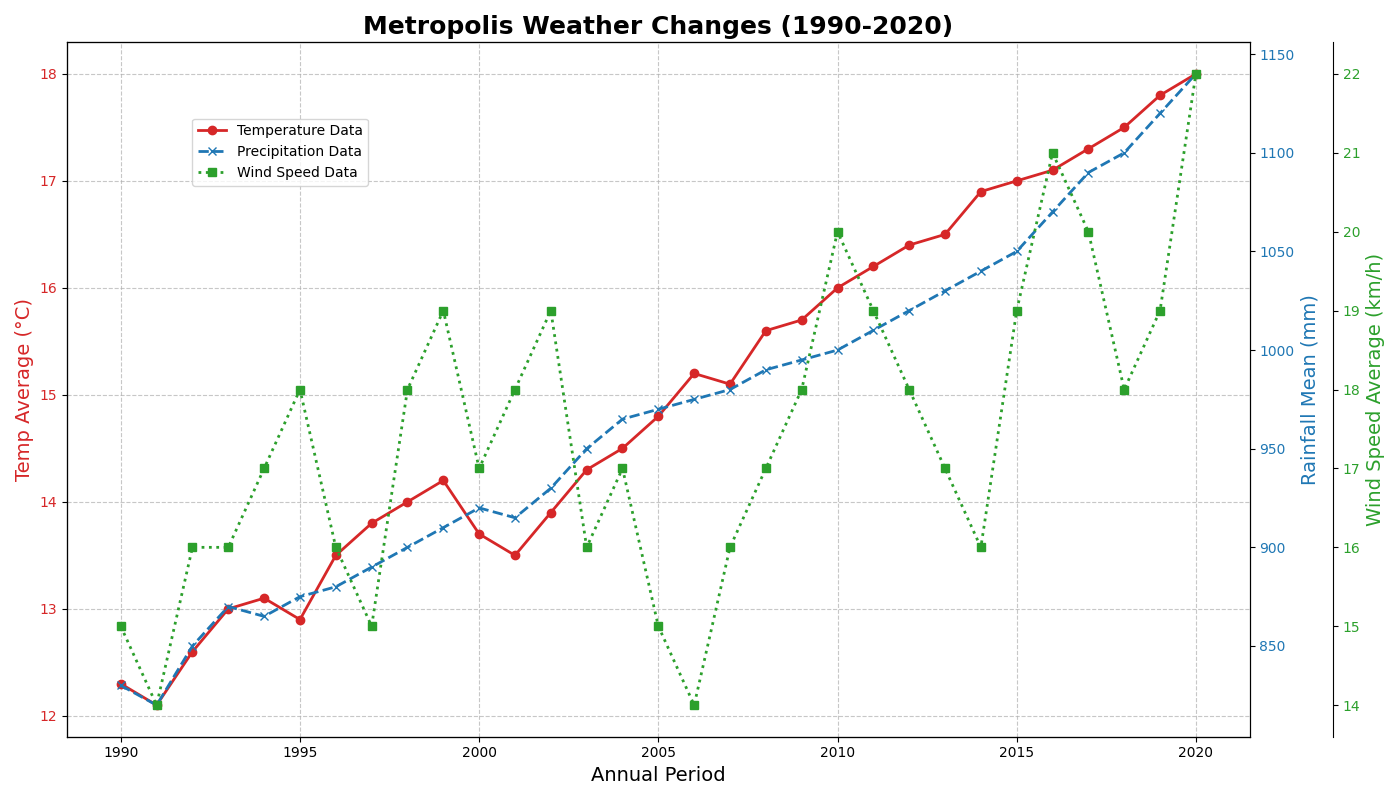

Generate this figure with Python:
import numpy as np
import matplotlib.pyplot as plt

# Years
years = np.arange(1990, 2021)

# Average temperature for the fictional city (in °C)
avg_temp = np.array([12.3, 12.1, 12.6, 13.0, 13.1, 12.9, 13.5, 13.8, 14.0,
                     14.2, 13.7, 13.5, 13.9, 14.3, 14.5, 14.8, 15.2, 15.1,
                     15.6, 15.7, 16.0, 16.2, 16.4, 16.5, 16.9, 17.0, 17.1,
                     17.3, 17.5, 17.8, 18.0])

# Average precipitation (mm) for the fictional city
avg_precip = np.array([830, 820, 850, 870, 865, 875, 880, 890, 900, 910,
                       920, 915, 930, 950, 965, 970, 975, 980, 990, 995,
                       1000, 1010, 1020, 1030, 1040, 1050, 1070, 1090,
                       1100, 1120, 1140])

# Average wind speed (km/h) for the fictional city
avg_wind_speed = np.array([15, 14, 16, 16, 17, 18, 16, 15, 18, 19,
                           17, 18, 19, 16, 17, 15, 14, 16, 17, 18,
                           20, 19, 18, 17, 16, 19, 21, 20, 18, 19, 22])

fig, ax1 = plt.subplots(figsize=(14, 8))

# Plot average temperature
color = 'tab:red'
ax1.set_title('Metropolis Weather Changes (1990-2020)', fontsize=18, fontweight='bold')
ax1.set_xlabel('Annual Period', fontsize=14)
ax1.set_ylabel('Temp Average (°C)', fontsize=14, color=color)
ax1.plot(years, avg_temp, color=color, linestyle='-', linewidth=2, marker='o', label='Temperature Data')
ax1.tick_params(axis='y', labelcolor=color)

# Creating a secondary y-axis for precipitation
ax2 = ax1.twinx()
color = 'tab:blue'
ax2.set_ylabel('Rainfall Mean (mm)', fontsize=14, color=color)
ax2.plot(years, avg_precip, color=color, linestyle='--', linewidth=2, marker='x', label='Precipitation Data')
ax2.tick_params(axis='y', labelcolor=color)

# Creating a third y-axis for wind speed
ax3 = ax1.twinx()
ax3.spines['right'].set_position(('outward', 60)) # Offset for the third y-axis
color = 'tab:green'
ax3.set_ylabel('Wind Speed Average (km/h)', fontsize=14, color=color)
ax3.plot(years, avg_wind_speed, color=color, linestyle=':', linewidth=2, marker='s', label='Wind Speed Data')
ax3.tick_params(axis='y', labelcolor=color)

ax1.grid(True, linestyle='--', alpha=0.7)

fig.legend(loc='upper left', bbox_to_anchor=(0.1, 0.9), bbox_transform=ax1.transAxes)

plt.tight_layout()
plt.show()
